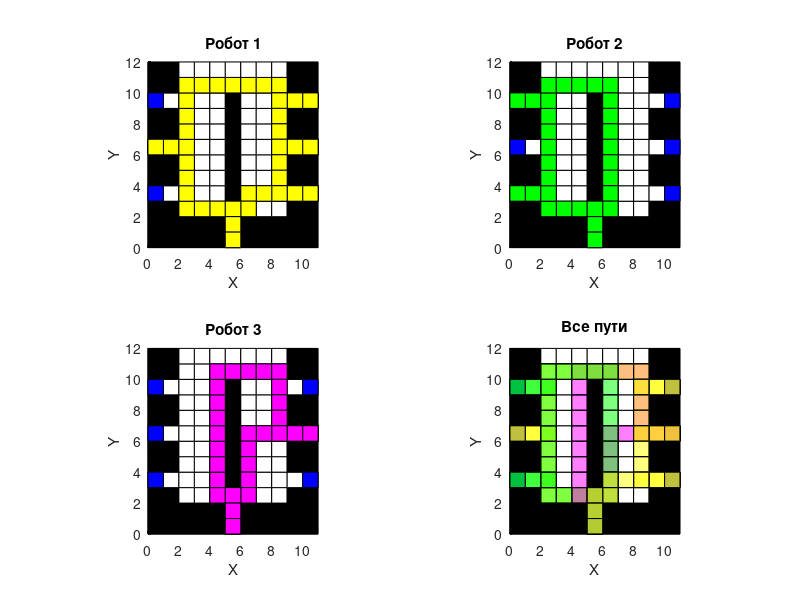

Recreate this plot in MATLAB.
clc;
clear;
close all;

function paths = findPaths(field, robot, target_points, target_order, disp_flag, occupied_targets)
    [cols, rows] = size(field);

    current_position = robot;

    directions = [-1 0; 0 1; 1 0; 0 -1];
    visited = ones(cols, rows);
    visited(robot(1), robot(2)) = 0;


    % добавление большего времени преодоления клетки для целевых точек
    visited(target_points(1, 1), target_points(1, 2)) = 5;
    visited(target_points(2, 1), target_points(2, 2)) = 5;
    visited(target_points(3, 1), target_points(3, 2)) = 5;
    visited(target_points(4, 1), target_points(4, 2)) = 5;
    visited(target_points(5, 1), target_points(5, 2)) = 5;
    visited(target_points(6, 1), target_points(6, 2)) = 5;
    %time_spend = zeros(cols, rows);

    for r = 1:rows
        for c = 1:cols
            if field(c, r) == Inf
                visited(c, r) = Inf;
            end
        end
    end

    %для прверки заполнения  visited
    disp(rot90(visited));

    Grid = cell(cols, rows);
    queue = {current_position};
    Grid{current_position(1), current_position(2)} = {current_position, current_position};
    target_index = 1;

    paths = {};

    while target_index <= length(target_order)
        target_position = target_points(target_order(target_index), :);

        while ~isempty(queue)
            current_position = queue{1};
            queue(1) = [];
            if isequal(current_position, target_position)
                %if ~ismember(target_orders(target_index), occupied_targets)
                    target_index = target_index + 1;
                    %occupied_targets(end + 1) = target_orders(target_index - 1);
                %end
                break;
            end


            % в целевых точках большее время преодоления клеток
            for direction_idx = 1:size(directions, 1)
                new_current_position = current_position + directions(direction_idx, :);
                if new_current_position(1) >= 1 && new_current_position(1) <= cols && new_current_position(2) >= 1 && new_current_position(2) <= rows
                   %{
                    if field(new_current_position(1), new_current_position(2)) ~= Inf && visited(new_current_position(1), new_current_position(2)) == 1

                       visited(new_current_position(1), new_current_position(2)) = 0;
                       Grid{new_current_position(1), new_current_position(2)} = {current_position, new_current_position};
                       queue{end + 1} = new_current_position;
                    else
                        visited(new_current_position(1), new_current_position(2)) = visited(new_current_position(1), new_current_position(2)) - 1;
                        Grid{new_current_position(1), new_current_position(2)} = {current_position, new_current_position};
                        queue{end + 1} = new_current_position;
                    %end
                   %}
                    
                    % цикл для задержки робота в целевых точках то есть преодоление клеток с visited = 5 и тд????????    
                    while visited(new_current_position(1), new_current_position(2)) ~= Inf && visited(new_current_position(1), new_current_position(2)) >= 1
                        %for takt = 1:visited(new_current_position(1), new_current_position(2))
                            %visited(new_current_position(1), new_current_position(2)) = visited(new_current_position(1), new_current_position(2)) - 1;
                            Grid{new_current_position(1), new_current_position(2)} = {current_position, new_current_position};
                            queue{end + 1} = new_current_position;
                            visited(new_current_position(1), new_current_position(2)) = visited(new_current_position(1), new_current_position(2)) - 1;
                            %time_spend(new_current_position(1), new_current_position(2)) = visited(new_current_position(1), new_current_position(2)) + 1;
                            if visited(new_current_position(1), new_current_position(2)) == 0
                                break;
                            end
                            if disp_flag
                                disp("Матрица посещений:");
                                disp(rot90(visited));
                                disp("Откуда и куда пришёл робот:");
                                disp(Grid{new_current_position(1), new_current_position(2)});
                            end
                        %end
                    end
                   
                    
                    %{
                    if visited(new_current_position(1), new_current_position(2)) == 0
                        Grid{new_current_position(1), new_current_position(2)} = {current_position, new_current_position};
                        queue{end + 1} = new_current_position;
                    end
                    %}
                    
                    
                    %end
                end
            end

%{
            for direction_idx = 1:size(directions, 1)
                new_current_position = current_position + directions(direction_idx, :);
                if new_current_position(1) >= 1 && new_current_position(1) <= cols && new_current_position(2) >= 1 && new_current_position(2) <= rows
                    if field(new_current_position(1), new_current_position(2)) ~= Inf && visited(new_current_position(1), new_current_position(2)) == 1
                        visited(new_current_position(1), new_current_position(2)) = 0;
                        Grid{new_current_position(1), new_current_position(2)} = {current_position, new_current_position};
                        queue{end + 1} = new_current_position;

                        if disp_flag
                            disp("Матрица посещений:");
                            disp(rot90(visited));
                            disp("Откуда и куда пришёл робот:");
                            disp(Grid{new_current_position(1), new_current_position(2)});
                        end
                    end
                end
            end
%}
            
            %%%%
            %для нижней целевой точки
                        if current_position(1) > 1 && current_position(1) < cols && current_position(2) > 1 && current_position(2) < rows % проверка на границу
                            if field(current_position(1)-1, current_position(2)-1) == Inf && field(current_position(1)+1, current_position(2)-1) == Inf && field(current_position(1)-1, current_position(2)) == Inf && field(current_position(1)+1, current_position(2)) == Inf
                                for k = current_position(2):rows-9
                                    visited(current_position(1)+1, k+1) = Inf;
                                    
                                end
                            end
                        end
                        
            %для левых целевых точек
                        if current_position(1) > 1 && current_position(1) < cols && current_position(2) > 1 && current_position(2) < rows % проверка на границу
                            if field(current_position(1)-1, current_position(2)-1) == Inf && field(current_position(1)-1, current_position(2)+1) == Inf && field(current_position(1), current_position(2)+1) == Inf && field(current_position(1), current_position(2)-1) == Inf
                                
                                for k = current_position(1):cols-8
                                    visited(k+1, current_position(2)-1) = Inf;
                                    visited(k+2, current_position(2)-1) = Inf;
                                    
                                end
                       %{         
                                while visited(current_position(1), current_position(2)) ~= Inf
                                    
                                end
                                %}
                            end
                        end
            
                        %для правых целевых точек
                        if current_position(1) > 1 && current_position(1) < cols && current_position(2) > 1 && current_position(2) < rows % проверка на границу
                            if field(current_position(1)+1, current_position(2)+1) == Inf && field(current_position(1)+1, current_position(2)-1) == Inf && field(current_position(1), current_position(2)+1) == Inf && field(current_position(1), current_position(2)-1) == Inf
                                for k = current_position(1):cols
                                    visited(k-1, current_position(2)+1) = Inf;
                                    visited(k-2, current_position(2)+1) = Inf;
                                    visited(k-3, current_position(2)+1) = Inf;
                                    %visited(k-6, current_position(2)-1) = Inf;
                                    %visited(k-6, current_position(2)-2) = Inf;
                                    %visited(k-6, current_position(2)-3) = Inf;
                                    visited(5, 3) = Inf;
                                end
                            end
                        end
        end

        % Построение обратного пути
        path = [];
        sum = 0; % суммируются такты

        % Начинаем с текущей позиции и идем обратно до начальной позиции
        current_position = target_position;
        while ~isequal(current_position, robot)
            path = [current_position; path]; % добавление текущей позиции в начало массива path (вертикальное объявление матриц)
            previous_position = Grid{current_position(1), current_position(2)}{1}; % получаем предыдущую позицию робота из матрицы Grid ({1} первый элемент содержит координаты предыдущей позиции)
            sum = sum + field(current_position(1), current_position(2)); % обновление общей суммы
            current_position = previous_position;
        end

        path = [robot; path]; % добавление начальной позиции робота в начало массива path
        robot = target_position;

        %обновление поля для новой позиции робота
        %if robot(1) > 1 && robot(1) < cols && robot(2) > 1 && robot(2) < rows
            %field(robot(1)-1:robot(1)+1, robot(2)-1:robot(2)+1) = Inf;
        %end

        %disp("field:");
        %disp(rot90(field));

        paths{end + 1} = path;

        if disp_flag
            disp("Робот достиг цели!!")
            disp(['Количество тактов:', num2str(sum)]);

            disp("Координаты клеток маршрута по шагам:")
            for i = 1:size(path, 1) % проходим по всем строкам массива path, (size количество строк(т.е. количество позиций в пути))
                disp(['Шаг', num2str(i), ':(', num2str(path(i, 1)), ',', num2str(path(i, 2)), ')'])
            end
        end

        current_position = target_position;
        visited = ones(cols, rows);
        visited(current_position(1), current_position(2)) = 0;
        %visited(current_position(1), current_position(2)) = visited(current_position(1), current_position(2)) - 1;
    
       
        for r = 1:rows
            for c = 1:cols
                if field(c, r) == Inf
                    visited(c, r) = Inf;
                end
            end
        end
        visited(target_points(1, 1), target_points(1, 2)) = 5;
        visited(target_points(2, 1), target_points(2, 2)) = 5;
        visited(target_points(3, 1), target_points(3, 2)) = 5;
        visited(target_points(4, 1), target_points(4, 2)) = 5;
        visited(target_points(5, 1), target_points(5, 2)) = 5;
        visited(target_points(6, 1), target_points(6, 2)) = 5;

        Grid = cell(cols, rows);
        queue = {current_position};
        Grid{current_position(1), current_position(2)} = {current_position, current_position};

        
    end
end

function visualizePaths(field, paths, target_points, colors)%, delays
    [cols, rows] = size(field);

    figure;
    for i = 1:length(paths)
        subplot(2, 2, i);
        hold on;

        for r = 1:rows
            for c = 1:cols
                if field(c, r) == Inf
                    fill([c-1 c c c-1], [r-1 r-1 r r], 'k')
                else
                    fill([c-1 c c c-1], [r-1 r-1 r r], 'w')
                end
            end
        end
        for j = 1:length(target_points)
            fill([target_points(j, 1)-1 target_points(j, 1) target_points(j, 1) target_points(j, 1)-1], ...
                 [target_points(j, 2)-1 target_points(j, 2)-1 target_points(j, 2) target_points(j, 2)], 'b');
        end

        axis equal;
        xlim([0 cols])
        ylim([0 rows])
        grid on
        set(gca, 'Color', 'w');
        title(['Робот ', num2str(i)]);
        xlabel('X');
        ylabel('Y');
    end

    subplot(2, 2, 4);
    hold on;
    for r = 1:rows
        for c = 1:cols
            if field(c, r) == Inf
                fill([c-1 c c c-1], [r-1 r-1 r r], 'k')
            else
                fill([c-1 c c c-1], [r-1 r-1 r r], 'w')
            end
        end
    end
    for j = 1:length(target_points)
        fill([target_points(j, 1)-1 target_points(j, 1) target_points(j, 1) target_points(j, 1)-1], ...
             [target_points(j, 2)-1 target_points(j, 2)-1 target_points(j, 2) target_points(j, 2)], 'b');
    end
    axis equal;
    xlim([0 cols])
    ylim([0 rows])
    grid on
    set(gca, 'Color', 'w');
    title('Все пути');
    xlabel('X');
    ylabel('Y');

    max_steps = max(cellfun(@(x) size(x, 1), paths));

    for step = 1:max_steps
        for i = 1:length(paths)
            if step <= size(paths{i}, 1)
                subplot(2, 2, i);
                %fill([current_position(1)-1 current_position(1) current_position(1) current_position(1)-1], ...
                %    [current_position(2)-1 current_position(2)-1 current_position(2) current_position(2)], 'r');
                %pause(0.01);
                fill([paths{i}(step, 1)-1 paths{i}(step, 1) paths{i}(step, 1) paths{i}(step, 1)-1], ...
                     [paths{i}(step, 2)-1 paths{i}(step, 2)-1 paths{i}(step, 2) paths{i}(step, 2)], colors{i});
                subplot(2, 2, 4);
                %plot([paths{i}(step, 1)-1 paths{i}(step, 1)], [paths{i}(step, 2)-1 paths{i}(step, 2)], line_styles{i}, 'Color', colors{i}, 'LineWidth', 2);
                fill([paths{i}(step, 1)-1 paths{i}(step, 1) paths{i}(step, 1) paths{i}(step, 1)-1], ...
                    [paths{i}(step, 2)-1 paths{i}(step, 2)-1 paths{i}(step, 2) paths{i}(step, 2)], colors{i}, 'FaceAlpha', 0.5);
%{
%pause(delays())
                %проверка на целевую точку и добавление задержки
                if any(ismember(target_points, paths{i}(step, :), 'rows'))
                    target_index = find(ismember(target_points, paths{i}(step, :), 'rows'));
                    pause(delays(target_index));
                end
%}
            end
        end
        pause(0.1);
    end

    
end

%размер поля
rows = 12;
cols = 11;

target_points = [1, 4; 1, 7; 1, 10; 11, 10; 11, 7; 11, 4; 6, 1];%целевые точки

robots = {[6, 1], [6, 1], [6, 1]}; % начальные позиции роботов
target_orders = {[2, 4, 5, 6, 7], [1, 3, 7], [5, 7]}; % порядок посещения целевых точек для каждого робота
%delays = [3, 4, 2, 3, 5, 4, 0.1];

field = ones(cols, rows);
field(robots{1}(1), robots{1}(2)) = 0;
field(robots{2}(1), robots{2}(2)) = 0;
field(robots{3}(1), robots{3}(2)) = 0;


%создание непреодолимых препятствий вокруг роботов
%for i = 1:length(robots)
    %robot = robots{i};
    %if robot(1) > 1 && robot(1) < cols && robot(2) > 1 && robot(2) < rows
        %field(robot(1)-1:robot(1)+1, robot(2)-1:robot(2)+1) = Inf;
    %end
%end

field(1, 1) = Inf;
field(2, 1) = Inf;
field(3, 1) = Inf;
field(4, 1) = Inf;
field(5, 1) = Inf;
field(7, 1) = Inf;
field(8, 1) = Inf;
field(9, 1) = Inf;
field(10, 1) = Inf;
field(11, 1) = Inf;
field(1, 2) = Inf;
field(2, 2) = Inf;
field(3, 2) = Inf;
field(4, 2) = Inf;
field(5, 2) = Inf;
field(7, 2) = Inf;
field(8, 2) = Inf;
field(9, 2) = Inf;
field(10, 2) = Inf;
field(11, 2) = Inf;
field(1, 3) = Inf;
field(2, 3) = Inf;
field(10, 3) = Inf;
field(11, 3) = Inf;

field(1, 5) = Inf;
field(2, 5) = Inf;
field(10, 5) = Inf;
field(11, 5) = Inf;

field(1, 6) = Inf;
field(2, 6) = Inf;
field(10, 6) = Inf;
field(11, 6) = Inf;

field(1, 8) = Inf;
field(2, 8) = Inf;
field(10, 8) = Inf;
field(11, 8) = Inf;

field(1, 9) = Inf;
field(2, 9) = Inf;
field(10, 9) = Inf;
field(11, 9) = Inf;

field(1, 11) = Inf;
field(2, 11) = Inf;
field(10, 11) = Inf;
field(11, 11) = Inf;

field(1, 12) = Inf;
field(2, 12) = Inf;
field(10, 12) = Inf;
field(11, 12) = Inf;

field(6, 4) = Inf;
field(6, 5) = Inf;
field(6, 6) = Inf;
field(6, 7) = Inf;
field(6, 8) = Inf;
field(6, 9) = Inf;
field(6, 10) = Inf;



disp_flag = 1;

colors = {'y', 'g', 'm'}; % Цвета для каждого робота
%line_styles = {'-', '--', ':'}; % Стили линий для каждого робота

% Найти пути для всех роботов
%occupied_targets = [];%массив для отслеживания занятых целевых точек
all_paths = cell(length(robots), 1);
for i = 1:length(robots)
    all_paths{i} = findPaths(field, robots{i}, target_points, target_orders{i}, disp_flag);%, occupied_targets
    
end

% Объединить все пути для каждого робота в один массив
paths = cell(length(robots), 1);
for i = 1:length(robots)
    paths{i} = vertcat(all_paths{i}{:});
    disp(['Шаги ', num2str(i), ' робота:'])
    disp(paths{i});
end

% Визуализировать пути
visualizePaths(field, paths, target_points, colors);%, delays
